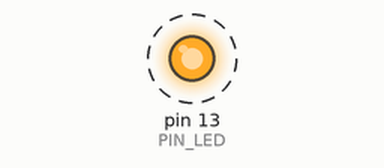
The sketch below on a simulated Arduino Uno, built with avr-gcc and run on an emulated ATmega328P. On the bench: output pins drawn as LEDs (lit = HIGH). Dashed ring = blinking. What the sketch prints to the serial monitor is not drawn.

Above: at 0.5 s.
Timing chart, 0 to 4.6 s (numbered marks = the images above):
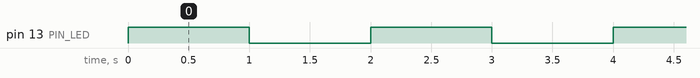

Measured:
- by itself, pin 13 (PIN_LED): alternates HIGH for 1.0 s and LOW for 1.0 s

The sketch:

04_example_3.ino
```cpp
#define PIN_LED 13
unsigned int toggle;

void setup() {
  pinMode(PIN_LED, OUTPUT);
  Serial.begin(115200);
  while (!Serial) {
    ; // wait for serial port to connect (only needed for native USB boards)
  }
  toggle = 0;
  digitalWrite(PIN_LED, toggle);
}

void loop() {
  Serial.println("Hello World!");
  toggle = toggleState(toggle);
  digitalWrite(PIN_LED, toggle);
  delay(1000);
}

int toggleState(int toggle) {
  return !toggle;
}
```
